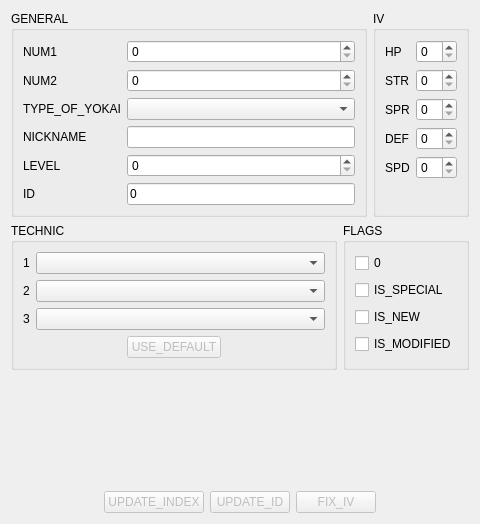
<?xml version="1.0" encoding="UTF-8"?>
<ui version="4.0">
 <class>YoukaiTabForm</class>
 <widget class="QWidget" name="YoukaiTabForm">
  <property name="geometry">
   <rect>
    <x>0</x>
    <y>0</y>
    <width>480</width>
    <height>524</height>
   </rect>
  </property>
  <property name="windowTitle">
   <string notr="true">Form</string>
  </property>
  <layout class="QVBoxLayout" name="verticalLayout">
   <item>
    <layout class="QHBoxLayout" name="horizontalLayout_7">
     <item>
      <widget class="QGroupBox" name="groupBox_4">
       <property name="title">
        <string>GENERAL</string>
       </property>
       <layout class="QHBoxLayout" name="horizontalLayout_4">
        <item>
         <layout class="QFormLayout" name="formLayout">
          <item row="2" column="0">
           <widget class="QLabel" name="num1Label">
            <property name="text">
             <string>NUM1</string>
            </property>
           </widget>
          </item>
          <item row="2" column="1">
           <widget class="QSpinBox" name="num1SB">
            <property name="maximum">
             <number>65535</number>
            </property>
           </widget>
          </item>
          <item row="3" column="0">
           <widget class="QLabel" name="num2Label">
            <property name="text">
             <string>NUM2</string>
            </property>
           </widget>
          </item>
          <item row="3" column="1">
           <widget class="QSpinBox" name="num2SB">
            <property name="maximum">
             <number>65535</number>
            </property>
           </widget>
          </item>
          <item row="4" column="0">
           <widget class="QLabel" name="youkaiLabel">
            <property name="text">
             <string>TYPE_OF_YOKAI</string>
            </property>
           </widget>
          </item>
          <item row="4" column="1">
           <widget class="QComboBox" name="youkaiCB">
            <property name="minimumSize">
             <size>
              <width>180</width>
              <height>0</height>
             </size>
            </property>
           </widget>
          </item>
          <item row="6" column="0">
           <widget class="QLabel" name="nicknameLabel">
            <property name="text">
             <string>NICKNAME</string>
            </property>
           </widget>
          </item>
          <item row="6" column="1">
           <widget class="QLineEdit" name="nicknameEdit">
            <property name="minimumSize">
             <size>
              <width>170</width>
              <height>0</height>
             </size>
            </property>
           </widget>
          </item>
          <item row="7" column="0">
           <widget class="QLabel" name="levelLabel">
            <property name="text">
             <string>LEVEL</string>
            </property>
           </widget>
          </item>
          <item row="7" column="1">
           <widget class="QSpinBox" name="levelSB">
            <property name="minimum">
             <number>0</number>
            </property>
           </widget>
          </item>
          <item row="8" column="0">
           <widget class="QLabel" name="IDLabel">
            <property name="text">
             <string>ID</string>
            </property>
           </widget>
          </item>
          <item row="8" column="1">
           <widget class="QLineEdit" name="IDEdit">
            <property name="inputMask">
             <string notr="true">HHHHHHHH</string>
            </property>
            <property name="text">
             <string notr="true">0</string>
            </property>
            <property name="maxLength">
             <number>8</number>
            </property>
           </widget>
          </item>
         </layout>
        </item>
        <item>
         <layout class="QFormLayout" name="formLayout_4"/>
        </item>
       </layout>
      </widget>
     </item>
     <item>
      <widget class="QGroupBox" name="groupBox">
       <property name="title">
        <string>IV</string>
       </property>
       <layout class="QVBoxLayout" name="verticalLayout_6">
        <item>
         <layout class="QFormLayout" name="formLayout_2">
          <item row="0" column="0">
           <widget class="QLabel" name="IV_HPLabel">
            <property name="text">
             <string>HP</string>
            </property>
           </widget>
          </item>
          <item row="0" column="1">
           <widget class="QSpinBox" name="IV_HPSB">
            <property name="maximum">
             <number>80</number>
            </property>
           </widget>
          </item>
          <item row="1" column="0">
           <widget class="QLabel" name="IV_StrLabel">
            <property name="text">
             <string>STR</string>
            </property>
           </widget>
          </item>
          <item row="1" column="1">
           <widget class="QSpinBox" name="IV_StrSB">
            <property name="maximum">
             <number>40</number>
            </property>
           </widget>
          </item>
          <item row="2" column="0">
           <widget class="QLabel" name="IV_SprLabel">
            <property name="text">
             <string>SPR</string>
            </property>
           </widget>
          </item>
          <item row="2" column="1">
           <widget class="QSpinBox" name="IV_SprSB">
            <property name="maximum">
             <number>40</number>
            </property>
           </widget>
          </item>
          <item row="3" column="0">
           <widget class="QLabel" name="IV_DefLabel">
            <property name="text">
             <string>DEF</string>
            </property>
           </widget>
          </item>
          <item row="3" column="1">
           <widget class="QSpinBox" name="IV_DefSB">
            <property name="maximum">
             <number>40</number>
            </property>
           </widget>
          </item>
          <item row="4" column="0">
           <widget class="QLabel" name="IV_SpdLabel">
            <property name="text">
             <string>SPD</string>
            </property>
           </widget>
          </item>
          <item row="4" column="1">
           <widget class="QSpinBox" name="IV_SpdSB">
            <property name="maximum">
             <number>40</number>
            </property>
           </widget>
          </item>
         </layout>
        </item>
       </layout>
      </widget>
     </item>
    </layout>
   </item>
   <item>
    <layout class="QHBoxLayout" name="horizontalLayout">
     <item>
      <widget class="QGroupBox" name="groupBox_3">
       <property name="title">
        <string>TECHNIC</string>
       </property>
       <layout class="QVBoxLayout" name="verticalLayout_8">
        <item>
         <layout class="QFormLayout" name="formLayout_3">
          <item row="0" column="0">
           <widget class="QLabel" name="move1Label">
            <property name="text">
             <string notr="true">1</string>
            </property>
           </widget>
          </item>
          <item row="0" column="1">
           <widget class="QComboBox" name="move1CB"/>
          </item>
          <item row="1" column="0">
           <widget class="QLabel" name="move2Label">
            <property name="text">
             <string notr="true">2</string>
            </property>
           </widget>
          </item>
          <item row="1" column="1">
           <widget class="QComboBox" name="move2CB"/>
          </item>
          <item row="2" column="0">
           <widget class="QLabel" name="move3Label">
            <property name="text">
             <string notr="true">3</string>
            </property>
           </widget>
          </item>
          <item row="2" column="1">
           <widget class="QComboBox" name="move3CB"/>
          </item>
         </layout>
        </item>
        <item>
         <layout class="QHBoxLayout" name="horizontalLayout_2">
          <item>
           <spacer name="horizontalSpacer">
            <property name="orientation">
             <enum>Qt::Horizontal</enum>
            </property>
            <property name="sizeHint" stdset="0">
             <size>
              <width>40</width>
              <height>20</height>
             </size>
            </property>
           </spacer>
          </item>
          <item>
           <widget class="QPushButton" name="defaultAtkB">
            <property name="enabled">
             <bool>false</bool>
            </property>
            <property name="text">
             <string>USE_DEFAULT</string>
            </property>
           </widget>
          </item>
          <item>
           <spacer name="horizontalSpacer_2">
            <property name="orientation">
             <enum>Qt::Horizontal</enum>
            </property>
            <property name="sizeHint" stdset="0">
             <size>
              <width>40</width>
              <height>20</height>
             </size>
            </property>
           </spacer>
          </item>
         </layout>
        </item>
       </layout>
      </widget>
     </item>
     <item>
      <widget class="QGroupBox" name="flags">
       <property name="title">
        <string>FLAGS</string>
       </property>
       <layout class="QHBoxLayout" name="horizontalLayout_5">
        <item>
         <layout class="QVBoxLayout" name="verticalLayout_4">
          <item>
           <widget class="QCheckBox" name="flag4CB">
            <property name="text">
             <string>0</string>
            </property>
           </widget>
          </item>
          <item>
           <widget class="QCheckBox" name="flag5CB">
            <property name="text">
             <string>IS_SPECIAL</string>
            </property>
           </widget>
          </item>
          <item>
           <widget class="QCheckBox" name="flag6CB">
            <property name="text">
             <string>IS_NEW</string>
            </property>
           </widget>
          </item>
          <item>
           <widget class="QCheckBox" name="flag7CB">
            <property name="text">
             <string>IS_MODIFIED</string>
            </property>
           </widget>
          </item>
         </layout>
        </item>
       </layout>
      </widget>
     </item>
    </layout>
   </item>
   <item>
    <spacer name="verticalSpacer">
     <property name="orientation">
      <enum>Qt::Vertical</enum>
     </property>
     <property name="sizeHint" stdset="0">
      <size>
       <width>0</width>
       <height>0</height>
      </size>
     </property>
    </spacer>
   </item>
   <item>
    <layout class="QHBoxLayout" name="horizontalLayout_8">
     <item>
      <spacer name="horizontalSpacer_3">
       <property name="orientation">
        <enum>Qt::Horizontal</enum>
       </property>
       <property name="sizeHint" stdset="0">
        <size>
         <width>40</width>
         <height>20</height>
        </size>
       </property>
      </spacer>
     </item>
     <item>
      <widget class="QPushButton" name="youkaiNumApplyB">
       <property name="enabled">
        <bool>false</bool>
       </property>
       <property name="text">
        <string>UPDATE_INDEX</string>
       </property>
      </widget>
     </item>
     <item>
      <widget class="QPushButton" name="updateIDButton">
       <property name="enabled">
        <bool>false</bool>
       </property>
       <property name="text">
        <string>UPDATE_ID</string>
       </property>
      </widget>
     </item>
     <item>
      <widget class="QPushButton" name="fixIVButton">
       <property name="enabled">
        <bool>false</bool>
       </property>
       <property name="text">
        <string>FIX_IV</string>
       </property>
      </widget>
     </item>
     <item>
      <spacer name="horizontalSpacer_4">
       <property name="orientation">
        <enum>Qt::Horizontal</enum>
       </property>
       <property name="sizeHint" stdset="0">
        <size>
         <width>40</width>
         <height>20</height>
        </size>
       </property>
      </spacer>
     </item>
    </layout>
   </item>
  </layout>
 </widget>
 <resources/>
 <connections/>
</ui>
